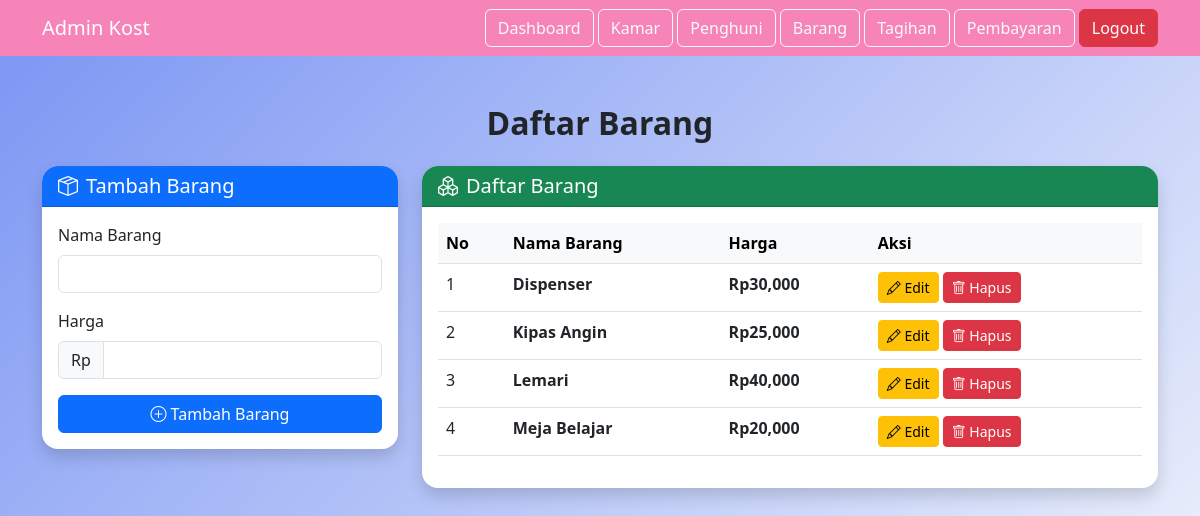
The page /admin/barang.php (signed in) on the database its author committed.
### tables this page shows
CREATE TABLE barang (
    id INT AUTO_INCREMENT PRIMARY KEY,
    nama VARCHAR(100) NOT NULL,
    harga INT NOT NULL
);

### admin/barang.php (the view, shortened to what this page needs)
<?php
require_once "../koneksi.php";
$barang = $conn->query("SELECT * FROM barang ORDER BY nama ASC");
?>
<!DOCTYPE html>
<html lang="id">
<head>
    <link href="https://cdn.jsdelivr.net/npm/bootstrap@5.3.0/dist/css/bootstrap.min.css" rel="stylesheet">
    <link href="https://cdn.jsdelivr.net/npm/bootstrap-icons@1.10.5/font/bootstrap-icons.css" rel="stylesheet">
</head>
<body>
<nav class="navbar navbar-expand-lg navbar-dark" style="background-color:rgb(247, 132, 185);">
    <div class="container">
        <a class="navbar-brand" href="#">Admin Kost</a>
        <div>
            <a href="dashboard.php" class="btn btn-outline-light">Dashboard</a>
            <a href="kamar.php" class="btn btn-outline-light">Kamar</a>
            <a href="penghuni.php" class="btn btn-outline-light">Penghuni</a>
            <a href="barang.php" class="btn btn-outline-light">Barang</a>
            <a href="tagihan.php" class="btn btn-outline-light">Tagihan</a>
            <a href="pembayaran.php" class="btn btn-outline-light">Pembayaran</a>
            <a href="../logout.php" class="btn btn-danger">Logout</a>
        </div>
    </div>
</nav>
<div class="container py-5">
    <h2 class="fw-bold text-center mb-4">Daftar Barang</h2>
    <div class="row">
        <div class="col-md-4">
            <div class="card shadow">
                <div class="card-header bg-primary text-white">
                    <h5 class="mb-0">
                        <i class="bi bi-box-seam me-2"></i>Tambah Barang
                    </h5>
                </div>
                <div class="card-body">
                    <form method="post">
                        <div class="mb-3">
                            <label class="form-label">Nama Barang</label>
                            <input type="text" name="nama" class="form-control" required>
                        </div>
                        <div class="mb-3">
                            <label class="form-label">Harga</label>
                            <div class="input-group">
                                <span class="input-group-text">Rp</span>
                                <input type="number" name="harga" class="form-control" required min="0">
                            </div>
                        </div>
                        <button type="submit" name="tambah" class="btn btn-primary w-100">
                            <i class="bi bi-plus-circle me-1"></i>Tambah Barang
                        </button>
                    </form>
                </div>
            </div>
        </div>
        <div class="col-md-8">
            <div class="card shadow">
                <div class="card-header bg-success text-white">
                    <h5 class="mb-0">
                        <i class="bi bi-boxes me-2"></i>Daftar Barang
                    </h5>
                </div>
                <div class="card-body">
                    <div class="table-responsive">
                        <table class="table table-hover">
                            <thead class="table-light">
                                <tr>
                                    <th>No</th>
                                    <th>Nama Barang</th>
                                    <th>Harga</th>
                                    <th>Aksi</th>
                                </tr>
                            </thead>
                            <tbody>
                                <?php if ($barang && $barang->num_rows > 0): ?>
                                    <?php $no = 1; while($row = $barang->fetch_assoc()): ?>
                                        <tr>
                                            <td><?= $no++ ?></td>
                                            <td><strong><?= htmlspecialchars($row['nama']) ?></strong></td>
                                            <td><strong>Rp<?= number_format($row['harga']) ?></strong></td>
                                            <td>
                                                <a href="edit_barang.php?id=<?= $row['id'] ?>" class="btn btn-warning btn-sm">
                                                    <i class="bi bi-pencil"></i> Edit
                                                </a>
                                                <a href="barang.php?hapus=<?= $row['id'] ?>" class="btn btn-danger btn-sm" onclick="return confirm('Yakin ingin menghapus barang ini?')">
                                                    <i class="bi bi-trash"></i> Hapus
                                                </a>
                                            </td>
                                        </tr>
                                    <?php endwhile; ?>
                                <?php endif; ?>
                            </tbody>
                        </table>
                    </div>
                </div>
            </div>
        </div>
    </div>
</div>
</body>
</html>

### admin/barang.php (style rules this page uses)
body { background: linear-gradient(135deg,rgb(122, 149, 243) 0%, #f8fafc 100%); min-height: 100vh; }
.card { border-radius: 1rem; border: none; }
.card-header { border-radius: 1rem 1rem 0 0 !important; }
.table th { border-top: none; font-weight: 600; }

### rows shown on the page
barang: nama "Dispenser", harga "30,000"
barang: nama "Kipas Angin", harga "25,000"
barang: nama "Lemari", harga "40,000"
barang: nama "Meja Belajar", harga "20,000"
